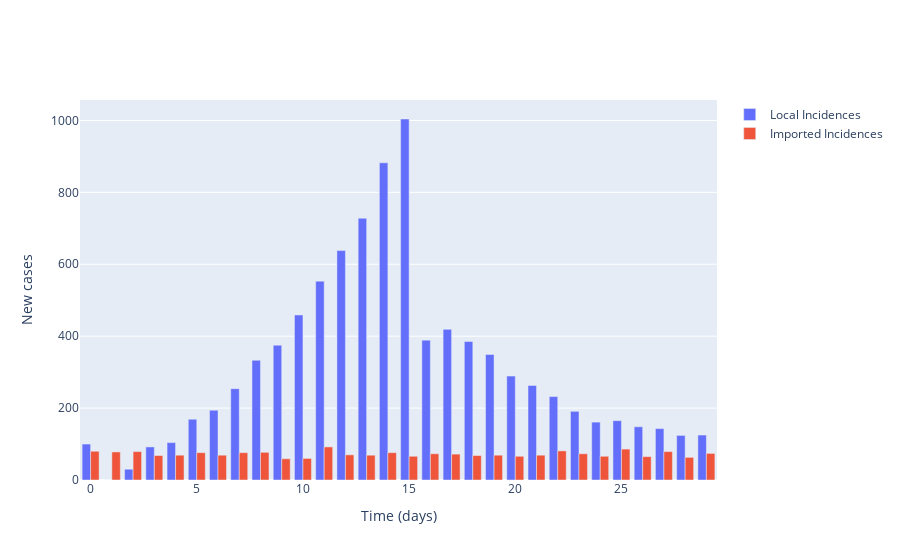

The cell this chart's notebook holds for it:
### Code cell
# Plot (bar chart cases each day)
fig = go.Figure()

# Plot of incidences
fig.add_trace(
    go.Bar(
        x=times,
        y=locally_infected_cases,
        name='Local Incidences'
    )
)

fig.add_trace(
    go.Bar(
        x=times,
        y=imported_cases,
        name='Imported Incidences'
    )
)

# Add axis labels
fig.update_layout(
    xaxis_title='Time (days)',
    yaxis_title='New cases'
)

fig.show()

### Figure 1 — Plotly figure (JSON) as saved in the notebook; plotly's stock layout.template omitted (floating-point values rounded to 4 significant figures)
{"data": [{"name": "Local Incidences", "type": "bar", "x": [0, 1, 2, 3, 4, 5, 6, 7, 8, 9, 10, 11, 12, 13, 14, 15, 16, 17, 18, 19, 20, 21, 22, 23, 24, 25, 26, 27, 28, 29], "y": [100, 0, 30, 92, 104, 169, 194, 254, 333, 375, 459, 553, 638, 728, 882, 1004, 389, 419, 385, 349, 289, 263, 232, 191, 161, 165, 148, 143, 124, 125]}, {"name": "Imported Incidences", "type": "bar", "x": [0, 1, 2, 3, 4, 5, 6, 7, 8, 9, 10, 11, 12, 13, 14, 15, 16, 17, 18, 19, 20, 21, 22, 23, 24, 25, 26, 27, 28, 29], "y": [80, 78, 79, 68, 69, 76, 69, 76, 77, 59, 60, 92, 70, 69, 76, 66, 73, 72, 68, 69, 66, 69, 81, 73, 66, 86, 65, 79, 63, 74]}], "layout": {"xaxis": {"title": {"text": "Time (days)"}}, "yaxis": {"title": {"text": "New cases"}}}}
